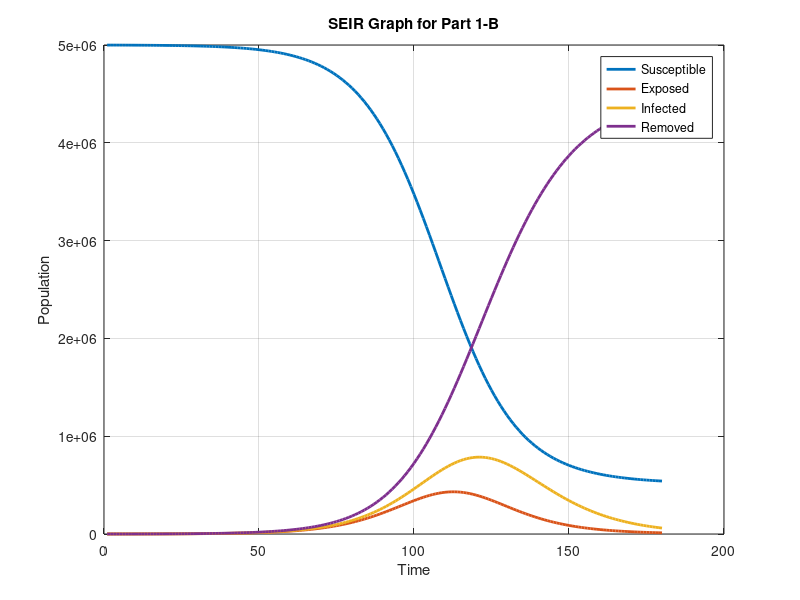
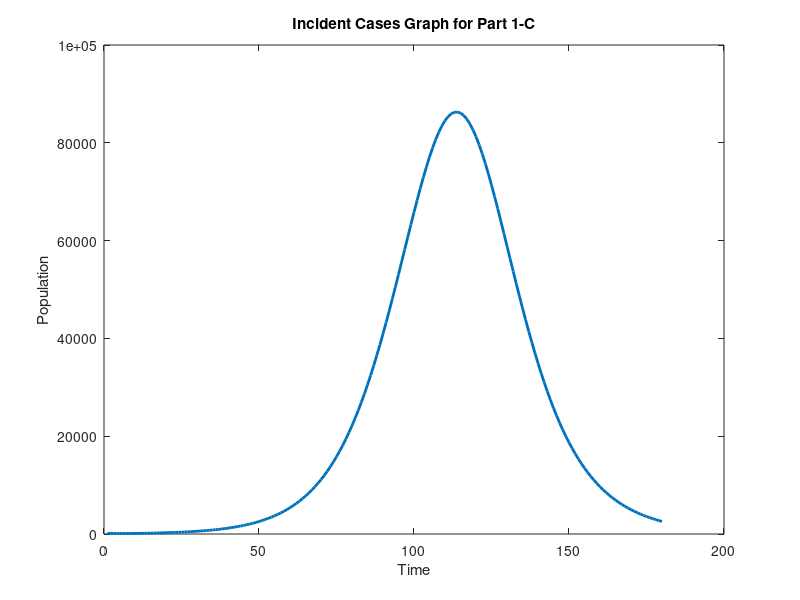

Reproduce these figures in MATLAB, in order.
% Akashdeep Dhami
% MACM 316 - Assignment 6
% Question 1abc

% The following code contains the answers for Question 1 
% Part A, B, C

% The overall code from Part A has been adapted to Parts B and C

% The following values have been adjusted to meet the requirements for 
% Part B
t = 180; 

N = 5000000;
r0 = 2.5;
alpha = 1/5;
beta = r0 * (1/10);
gamma = 1/10;


S = zeros(t,1);
E = zeros(t,1);
I = zeros(t,1);
R = zeros(t,1);
IN = zeros(t,1);

R(1) = 0;
I(1) = 40;
E(1) = 20 * I(1);
S(1) = N-I(1)-E(1)-R(1);
IN(1) = 0;

for i = 2:t
    
    S(i) = S(i-1) - beta*I(i-1)*S(i-1)/N;
    E(i) = E(i-1) + beta*I(i-1)*S(i-1)/N - alpha*E(i-1);
    I(i) = I(i-1) + alpha*E(i-1) - gamma*I(i-1);
    R(i) = R(i-1) + gamma*I(i-1);
    
    % The following code completes the requirements for Part C.
    IN(i) = alpha*E(i-1);
    
end

plot(1:t,S,'LineWidth',2)
hold on
plot(1:t,E,'LineWidth',2)
hold on
plot(1:t,I,'LineWidth',2)
hold on
plot(1:t,R,'LineWidth',2)
grid on


title("SEIR Graph for Part 1-B");
legend("Susceptible","Exposed","Infected","Removed")
xlabel("Time")
ylabel("Population")


% Figure for Part C
figure();
plot(1:t,IN,'LineWidth',2)
title("Incident Cases Graph for Part 1-C");
xlabel("Time")
ylabel("Population")